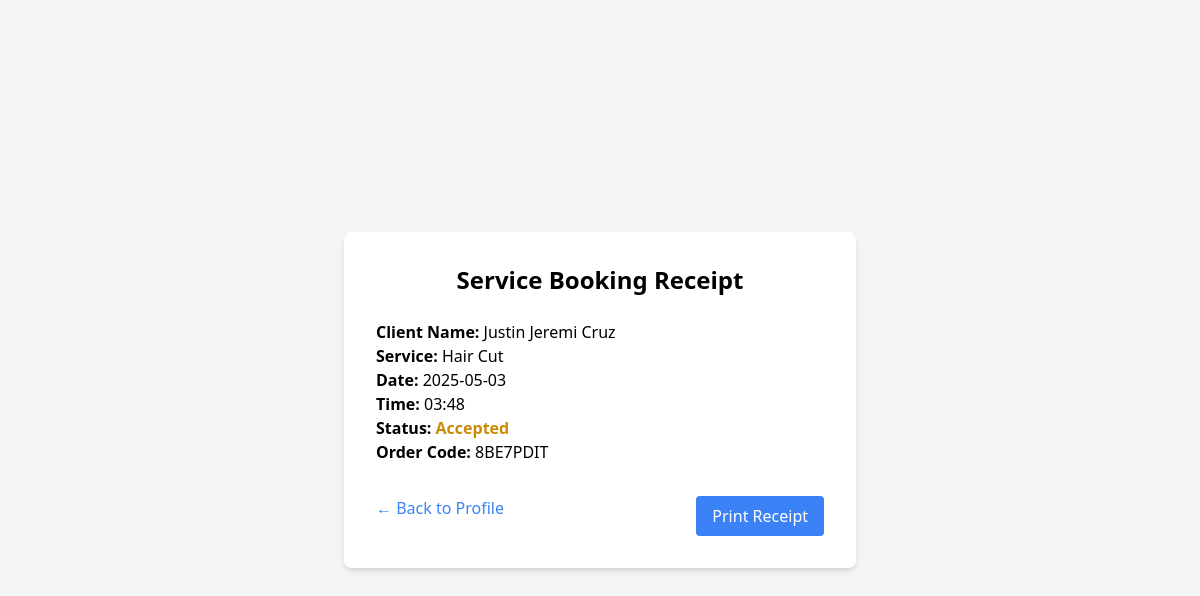
/receipt/8BE7PDIT (signed in), run on the app's committed database.
### app/models.py (models this page shows, shortened)
class User(UserMixin, db.Model):
    id = db.Column(db.Integer, primary_key=True)
    full_name = db.Column(db.String(150), nullable=False)
    birthdate = db.Column(db.String(20), nullable=False)
    age = db.Column(db.Integer, nullable=False)
    address = db.Column(db.String(200), nullable=False)
    contact = db.Column(db.String(50), nullable=False)
    email = db.Column(db.String(100), unique=True, nullable=False)
    password = db.Column(db.String(200), nullable=False)
    is_admin = db.Column(db.Boolean, default=False)
    bookings = db.relationship('Booking', backref='user', lazy=True)

class Booking(db.Model):
    id = db.Column(db.Integer, primary_key=True)
    user_id = db.Column(db.Integer, db.ForeignKey('user.id'), nullable=False)
    service = db.Column(db.String(100))  # Name of the service
    date = db.Column(db.String(20))
    time = db.Column(db.String(20))
    order_code = db.Column(db.String(10), unique=True)
    status = db.Column(db.String(20), default='pending')
    timestamp = db.Column(db.DateTime, default=datetime.utcnow)
    payment_status = db.Column(db.String(20), default='unpaid')

### app/routes.py (the view)
@main.route('/receipt/<order_code>')
@login_required
def receipt(order_code):
    order = Order.query.filter_by(order_code=order_code).first()
    if order:
        return render_template('receipt.html', order=order)
    booking = Booking.query.filter_by(order_code=order_code).first_or_404()
    return render_template('service_receipt.html', order=booking)

### app/routes.py (called while the page is built)
@login_manager.user_loader
def load_user(user_id):
    return User.query.get(int(user_id))

### app/templates/service_receipt.html (shortened to what this page needs)
<!DOCTYPE html>
<html lang="en">
<head>
  <script src="https://cdn.tailwindcss.com"></script>
</head>
<body class="bg-gray-100 py-10 px-6 flex justify-center items-center min-h-screen">
  <div class="bg-white p-8 rounded-lg shadow-md w-full max-w-lg">
    <h1 class="text-2xl font-bold mb-6 text-center">Service Booking Receipt</h1>
    <div class="mb-4">
      <p><strong>Client Name:</strong> {{ order.user.full_name }}</p>
      <p><strong>Service:</strong> {{ order.service }}</p>
      <p><strong>Date:</strong> {{ order.date }}</p>
      <p><strong>Time:</strong> {{ order.time }}</p>
      <p><strong>Status:</strong>
        <span class="font-semibold {% if order.status == 'paid' %}text-green-600{% else %}text-yellow-600{% endif %}">
          {{ order.status|capitalize }}
        </span>
      </p>
      <p><strong>Order Code:</strong> {{ order.order_code }}</p>
    </div>
    <div class="flex justify-between mt-8">
      <a href="{{ url_for('main.profile') }}" class="text-blue-500 hover:underline">← Back to Profile</a>
      <button onclick="window.print()" class="bg-blue-500 text-white px-4 py-2 rounded hover:bg-blue-600">
        Print Receipt
      </button>
    </div>
  </div>
</body>
</html>

### data on the page
User: user.full_name "Justin Jeremi Cruz"
Booking: service "Hair Cut", date "2025-05-03", time "03:48", status "Accepted", order_code "8BE7PDIT"
